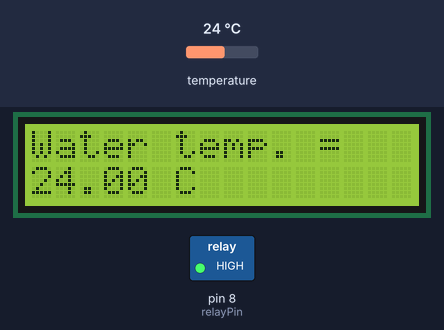
Recording of a sketch running on a simulated Arduino Uno, built with avr-gcc and run on an emulated ATmega328P. Shown: 16×2 character LCD, switched loads named in the sketch (green lamp = pin HIGH). Dashed ring = blinking. The inputs (shaded band) are chosen by the test bench; at power-on: temperature 24 °C.

Above: at 1.2 s.
1.3 s: temperature set to 32.2 °C
At 2.51 s:
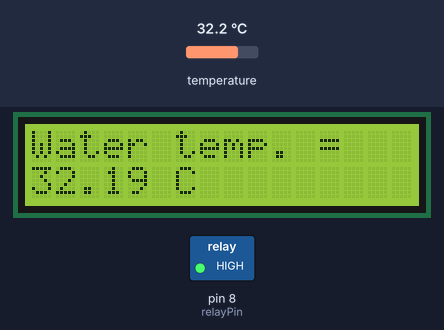
6.0 s: temperature set to 33.8 °C
At 6.8 s:
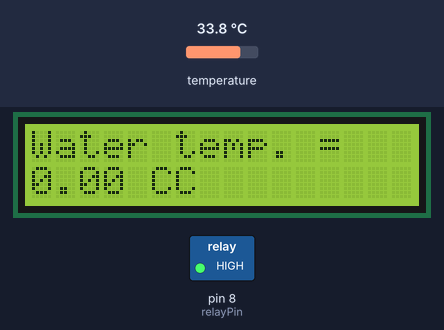
10.7 s: temperature set to 12 °C
At 12.4 s:
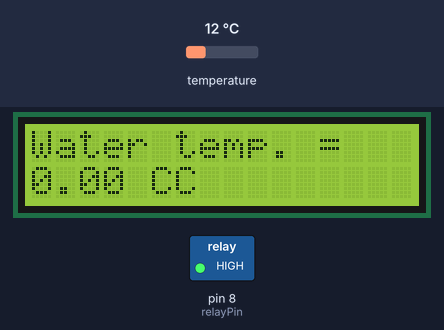
Timing chart, 0 to 13.9 s (numbered marks = the images above; inputs shaded):
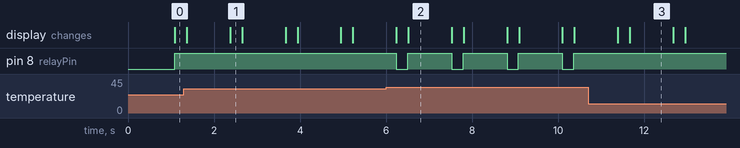

The sketch:

sketch.ino
```cpp
#include <OneWire.h>
#include <LiquidCrystal.h>

LiquidCrystal lcd(4,5,10,11,12,13);

// OneWire DS18S20, DS18B20, DS1822 Temperature Example
//
// http://www.pjrc.com/teensy/td_libs_OneWire.html
//
// The DallasTemperature library can do all this work for you!
// http://milesburton.com/Dallas_Temperature_Control_Library

OneWire  ds(2);  // on pin 10 (a 4.7K resistor is necessary)

int relayPin = 8;
float desiredTemp = 32.9;

void setup(void) {
  lcd.begin(16,2);
  lcd.print("Water temp. = ");
  pinMode(relayPin, OUTPUT);
}

float measureTemperature(void) {
  byte i;
  byte present = 0;
  byte type_s;
  byte data[12];
  byte addr[8];
  float celsius;

  if ( !ds.search(addr)) {
    ds.reset_search();
    delay(250);
    return;
  }

  if (OneWire::crc8(addr, 7) != addr[7]) {
      return;
  }

  // the first ROM byte indicates which chip
  switch (addr[0]) {
    case 0x10:
      type_s = 1;
      break;
    case 0x28:
      type_s = 0;
      break;
    case 0x22:
      type_s = 0;
      break;
    default:
      return;
  }

  ds.reset();
  ds.select(addr);
  ds.write(0x44, 1);        // start conversion, with parasite power on at the end

  delay(1000);     // maybe 750ms is enough, maybe not
  // we might do a ds.depower() here, but the reset will take care of it.

  present = ds.reset();
  ds.select(addr);
  ds.write(0xBE);         // Read Scratchpad


  for ( i = 0; i < 9; i++) {           // we need 9 bytes
    data[i] = ds.read();

  }


  // Convert the data to actual temperature
  // because the result is a 16 bit signed integer, it should
  // be stored to an "int16_t" type, which is always 16 bits
  // even when compiled on a 32 bit processor.
  int16_t raw = (data[1] << 8) | data[0];
  if (type_s) {
    raw = raw << 3; // 9 bit resolution default
    if (data[7] == 0x10) {
      // "count remain" gives full 12 bit resolution
      raw = (raw & 0xFFF0) + 12 - data[6];
    }
  } else {
    byte cfg = (data[4] & 0x60);
    // at lower res, the low bits are undefined, so let's zero them
    if (cfg == 0x00) raw = raw & ~7;  // 9 bit resolution, 93.75 ms
    else if (cfg == 0x20) raw = raw & ~3; // 10 bit res, 187.5 ms
    else if (cfg == 0x40) raw = raw & ~1; // 11 bit res, 375 ms
    //// default is 12 bit resolution, 750 ms conversion time
  }
  celsius = (float)raw / 16.0;
  return celsius;
}

void loop(void) {
  float liquidTemperature = measureTemperature();
  lcd.setCursor(0, 1);
  lcd.print(liquidTemperature);
  lcd.print(" C");

  if (liquidTemperature < desiredTemp) {
    digitalWrite(relayPin, HIGH);
  } else {
    digitalWrite(relayPin, LOW);
  }
}
```

Measured:
- the behaviour switches between 32.9 and 33 °C on temperature (found by bisection; images 1 and 2)
- after the input at 1.3 s, the display: first differs from a run without the input after 1.1 s (image 1)
- after the input at 6.0 s, pin 8 (relayPin): alternates HIGH for 1.0 s and LOW for 0.26 s, starting after 0.24 s; the display: first changes after 0.24 s (image 2 shows a later state)
- after the input at 10.7 s, pin 8 (relayPin): stops changing and stays HIGH; the display: first changes after 0.68 s (image 3 shows a later state)
- what the display in image 2 shows lasts 1.0 s, from 6.5 s to 7.5 s
